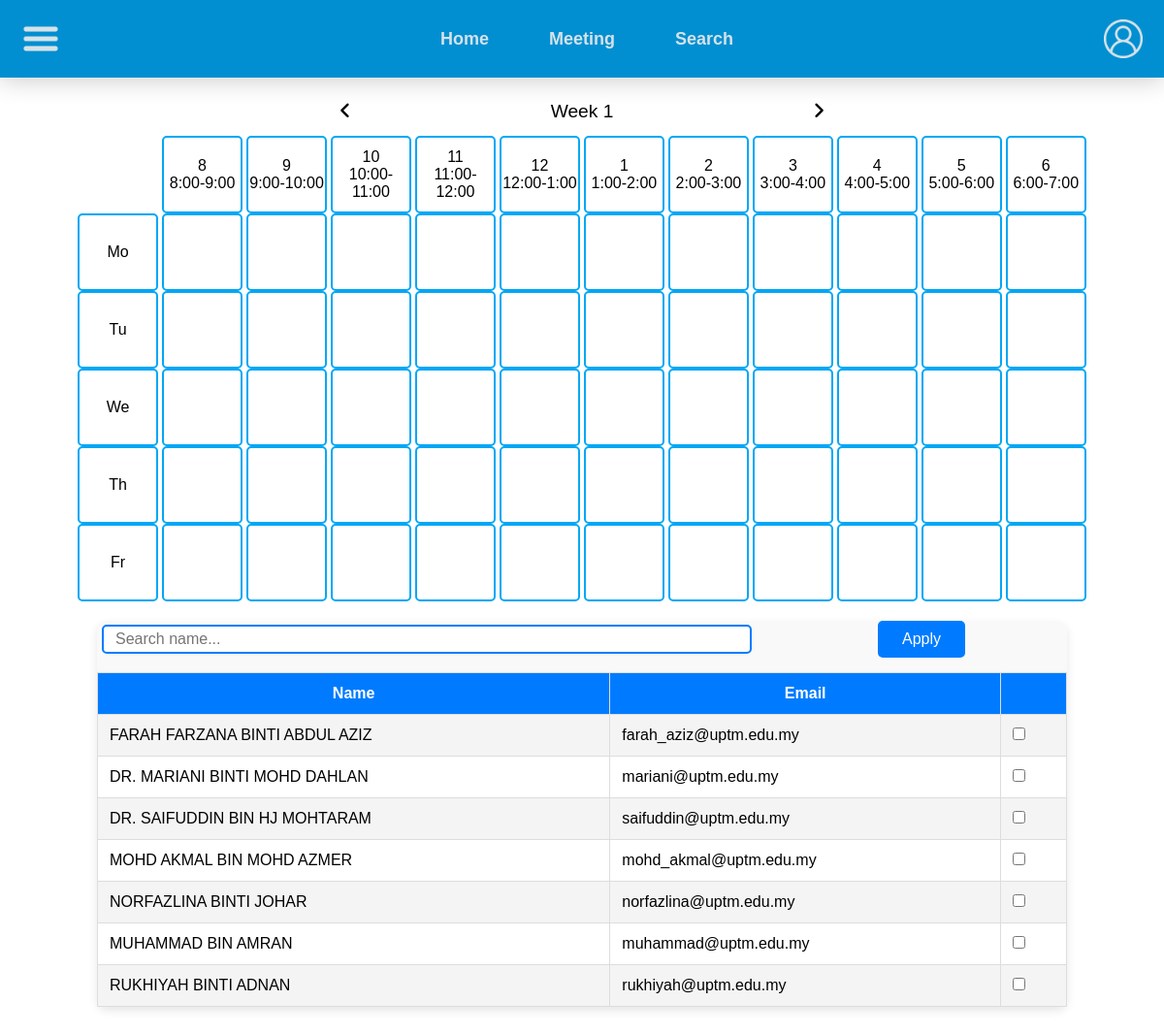
Page /dean_search.php (signed in) on the committed database.
### tables this page shows
CREATE TABLE `userinfo` (
  `user_id` int(11) NOT NULL,
  `user_name` varchar(255) NOT NULL,
  `user_email` varchar(255) NOT NULL,
  `user_password` varchar(255) NOT NULL,
  `user_type` varchar(10) NOT NULL
);

### dean_search.php (the view, shortened to what this page needs)
<?php
    include 'config.php';
?>
<!DOCTYPE HTML>
<html lang="en">
    <head>
        <link rel="stylesheet" href="https://cdnjs.cloudflare.com/ajax/libs/font-awesome/6.6.0/css/all.min.css" />
        <link rel="stylesheet" href="./css/Home.css">
    </head>
    <body>
        <header>
            <img style="height:40px;
                        margin-left:10px;
                        cursor:pointer;
                        color:white;"
                        src="images/hamburger_icon.png" class="hamburger-pic" onclick="toggleHamburger()"
            />
            <nav>
                <ul>
                    <li><a href="dean_index.php">Home</a></li>
                    <li><a href="dean_meeting.php">Meeting</a></li>
                    <li><a href="dean_search.php">Search</a></li>
                </ul>
            </nav>
            <img style="height:40px;
                margin-right:10px;
                cursor:pointer;"
                src="images/user-icon_master.png" class="user-pic" onclick="toggleMenu()"
            />
        </header>
        <div class="content_container">
            <div class="timetable">
                <div class="week">
                    <i class="fa fa-angle-left prev" onclick="changeWeek(-1)"></i>
                    <div class="date" id="weekNumber">Week 1</div>
                    <i class="fa fa-angle-right next" onclick="changeWeek(1)"></i>
                </div>
                <div class="timetable-container" id="timetableContent">
                    <div class="blank-cell" id="blank"></div>
                    <div>8<br>8:00-9:00</div>
                    <div>9<br>9:00-10:00</div>
                    <div>10<br>10:00-11:00</div>
                    <div>11<br>11:00-12:00</div>
                    <div>12<br>12:00-1:00</div>
                    <div>1<br>1:00-2:00</div>
                    <div>2<br>2:00-3:00</div>
                    <div>3<br>3:00-4:00</div>
                    <div>4<br>4:00-5:00</div>
                    <div>5<br>5:00-6:00</div>
                    <div>6<br>6:00-7:00</div>
                    <div class="days">Mo</div>
                    <div class="day" id="1" data-hidden-value="Monday-8"></div>
                    <div class="day" id="2" data-hidden-value="Monday-9"></div>
                    <div class="day" id="3" data-hidden-value="Monday-10"></div>
                    <div class="day" id="4" data-hidden-value="Monday-11"></div>
                    <div class="day" id="5" data-hidden-value="Monday-12"></div>
                    <div class="day" id="6" data-hidden-value="Monday-1"></div>
                    <div class="day" id="7" data-hidden-value="Monday-2"></div>
                    <div class="day" id="8" data-hidden-value="Monday-3"></div>
                    <div class="day" id="9" data-hidden-value="Monday-4"></div>
                    <div class="day" id="10" data-hidden-value="Monday-5"></div>
                    <div class="day" id="11" data-hidden-value="Monday-6"></div>
                    <div class="days">Tu</div>
                    <div class="day" id="12" data-hidden-value="Tuesday-8"></div>
                    <div class="day" id="13" data-hidden-value="Tuesday-9"></div>
                    <div class="day" id="14" data-hidden-value="Tuesday-10"></div>
                    <div class="day" id="15" data-hidden-value="Tuesday-11"></div>
                    <div class="day" id="16" data-hidden-value="Tuesday-12"></div>
                    <div class="day" id="17" data-hidden-value="Tuesday-1"></div>
                    <div class="day" id="18" data-hidden-value="Tuesday-2"></div>
                    <div class="day" id="19" data-hidden-value="Tuesday-3"></div>
                    <div class="day" id="20" data-hidden-value="Tuesday-4"></div>
                    <div class="day" id="21" data-hidden-value="Tuesday-5"></div>
                    <div class="day" id="22" data-hidden-value="Tuesday-6"></div>
                    <div class="days">We</div>
                    <div class="day" id="23" data-hidden-value="Wednesday-8"></div>
                    <div class="day" id="24" data-hidden-value="Wednesday-9"></div>
                    <div class="day" id="25" data-hidden-value="Wednesday-10"></div>
                    <div class="day" id="26" data-hidden-value="Wednesday-11"></div>
                    <div class="day" id="27" data-hidden-value="Wednesday-12"></div>
                    <div class="day" id="28" data-hidden-value="Wednesday-1"></div>
                    <div class="day" id="29" data-hidden-value="Wednesday-2"></div>
                    <div class="day" id="30" data-hidden-value="Wednesday-3"></div>
                    <div class="day" id="31" data-hidden-value="Wednesday-4"></div>
                    <div class="day" id="32" data-hidden-value="Wednesday-5"></div>
                    <div class="day" id="33" data-hidden-value="Wednesday-6"></div>
                    <div class="days">Th</div>
                    <div class="day" id="34" data-hidden-value="Thursday-8"></div>
                    <div class="day" id="35" data-hidden-value="Thursday-9"></div>
                    <div class="day" id="36" data-hidden-value="Thursday-10"></div>
                    <div class="day" id="37" data-hidden-value="Thursday-11"></div>
                    <div class="day" id="38" data-hidden-value="Thursday-12"></div>
                    <div class="day" id="39" data-hidden-value="Thursday-1"></div>
                    <div class="day" id="40" data-hidden-value="Thursday-2"></div>
                    <div class="day" id="41" data-hidden-value="Thursday-3"></div>
                    <div class="day" id="42" data-hidden-value="Thursday-4"></div>
                    <div class="day" id="43" data-hidden-value="Thursday-5"></div>
                    <div class="day" id="44" data-hidden-value="Thursday-6"></div>
                    <div class="days">Fr</div>
                    <div class="day" id="45" data-hidden-value="Friday-8"></div>
                    <div class="day" id="46" data-hidden-value="Friday-9"></div>
                    <div class="day" id="47" data-hidden-value="Friday-10"></div>
                    <div class="day" id="48" data-hidden-value="Friday-11"></div>
                    <div class="day" id="49" data-hidden-value="Friday-12"></div>
                    <div class="day" id="50" data-hidden-value="Friday-1"></div>
                    <div class="day" id="51" data-hidden-value="Friday-2"></div>
                    <div class="day" id="52" data-hidden-value="Friday-3"></div>
                    <div class="day" id="53" data-hidden-value="Friday-4"></div>
                    <div class="day" id="54" data-hidden-value="Friday-5"></div>
                    <div class="day" id="55" data-hidden-value="Friday-6"></div>
                </div>
            </div>
            <form id="userForm" method="GET">
                <div class="userList_container">
                    <div class="filter_container">
                        <div class="search_container">
                            <input type="search" id="search" placeholder="Search name...">
                        </div>
                        <div class="apply_container">
                            <button type="button" id="applyBtn" value="apply">Apply</button>
                        </div>
                    </div>
                    <table>
                        <thead>
                            <tr>
                                <th>Name</th>
                                <th>Email</th>
                                <th></th>
                            </tr>
                        </thead>
                        <tbody id="userTable">
                            <?php
                                $select_user = $conn->query("SELECT user_id, user_name, user_email FROM userinfo");
                                if($select_user->num_rows > 0){
                                    while ($row = $select_user->fetch_assoc()){
                            ?>
                                    <tr class="user-row">
                                        <td><?php echo $row['user_name']; ?></td>
                                        <td><?php echo $row['user_email']; ?></td>
                                        <td>
                                            <input type="checkbox" name="check[]" value="<?php echo $row['user_id']; ?>">
                                        </td>
                                    </tr>
                            <?php
                                    }
                                } else{
                                    echo '<tr><td colspan="3" class="no-users-message">No user</td></tr>';
                                }
                            ?>
                        </tbody>
                    </table>
                    </div>
                </div>
    </body>
</html>

### css/Home.css (style rules this page uses)
* { text-decoration: none; margin: 0; padding: 0; font-family: "Quicksand", sans-serif; box-sizing: border-box; outline: none; border: none; }
body { background-color: white; }
header { background: #018fd1; display: flex; justify-content: space-between; top: 0; left: 0; right: 0; padding: 10px 1%; align-items: center; position: sticky; z-index: 1000; box-shadow: 0 0.2rem 1.5rem rgba(0, 0, 0, 0.2); }
nav { border: none; }
nav ul { list-style: none; display: flex; padding: 0; margin: 0; }
nav ul li { margin: 0 15px; }
nav ul li a { display: inline-block; text-decoration: none; padding: 0.5rem 1rem; color: rgb(214, 226, 232); font-size: 18px; font-weight: 600; transition: 0.2s ease; transition-property: transform; transform: translateZ(0); box-shadow: 0 0 1px rgba(0, 0, 0, 0); text-shadow: none; }
.timetable { position: relative; width: 100%; height: 100%; display: flex; flex-direction: column; flex-wrap: wrap; justify-content: space-between; }
.timetable .week { width: 50%; height: 50px; display: flex; margin: 0 auto; align-items: center; justify-content: space-between; padding: 0 50px; font-size: 1.2rem; font-weight: 500; text-transform: capitalize; }
.timetable .week .prev, .timetable .week .next { cursor: pointer; }
.timetable .timetable-container { width: 90%; height: 100px; display: flex; flex-wrap: wrap; align-items: center; justify-content: space-between; margin: 0 auto; padding: 0 20px; font-size: 1rem; font-weight: 500; text-transform: capitalize; }
.timetable .timetable-container div { width: 8%; height: 80%; display: flex; align-items: center; justify-content: center; text-align: center; border: 2px solid rgb(0, 167, 245); border-radius: 5px; }
.timetable .timetable-container #blank { border: none !important; }

### dean_search.php (style rules this page uses)
.hamburger-pic { cursor: pointer; width: 40px; margin: 10px; }
.content_container { display:flex; flex-direction:column; align-items: center; width:100%; min-height:850px; min-width:1200px; padding-top:10px; gap: 400px; margin-bottom:100px; }
.userList_container { text-align:center; width:1000px; margin-top:1000px auto 0; background:#f9f9f9; box-shadow:0px 4px 10px rgba(0, 0, 0, 0.1); border-radius:10px; }
.filter_container { display:flex; padding:0; width:100%; justify-content:center; align-items:center; padding-bottom:5px; gap:20px; }
.search_container { margin:auto 5px; flex:1; }
.apply_container { width:30%; display:flex; justify-content:center; }
table { width:100%; border-collapse:collapse; margin-top:10px; }
table td, table th { padding:12px; text-align:left; border:1px solid #ddd; }
table th { background-color:#007bff; color:white; font-weight:bold; text-align:center; }
table tbody tr:nth-child(even) { background-color:#ffffff; }
table tbody tr:nth-child(odd) { background-color:#f4f4f4; }
input[type="checkbox"] { margin:0 auto; cursor:pointer; }
#search { font-size:1rem; border:2px solid rgb(0, 123, 255); border-radius:5px; padding:8px 12px; width:100%; height:30px; box-sizing:border-box; outline:none; transition: border-color 0.3s ease-in-out; }
.apply_container button { width:30%; background-color:#007BFF; border-radius:5px; font-size:1rem; cursor:pointer; border:none; color:white; text-align:center; padding:10px 20px; transition:background-color 0.3 ease; }

### rows in the picture
userinfo: user_name "FARAH FARZANA BINTI ABDUL AZIZ", user_email "farah_aziz@uptm.edu.my"
userinfo: user_name "DR. MARIANI BINTI MOHD DAHLAN", user_email "mariani@uptm.edu.my"
userinfo: user_name "DR. SAIFUDDIN BIN HJ MOHTARAM", user_email "saifuddin@uptm.edu.my"
userinfo: user_name "MOHD AKMAL BIN MOHD AZMER", user_email "mohd_akmal@uptm.edu.my"
userinfo: user_name "NORFAZLINA BINTI JOHAR", user_email "norfazlina@uptm.edu.my"
userinfo: user_name "MUHAMMAD BIN AMRAN", user_email "muhammad@uptm.edu.my"
userinfo: user_name "RUKHIYAH BINTI ADNAN", user_email "rukhiyah@uptm.edu.my"
